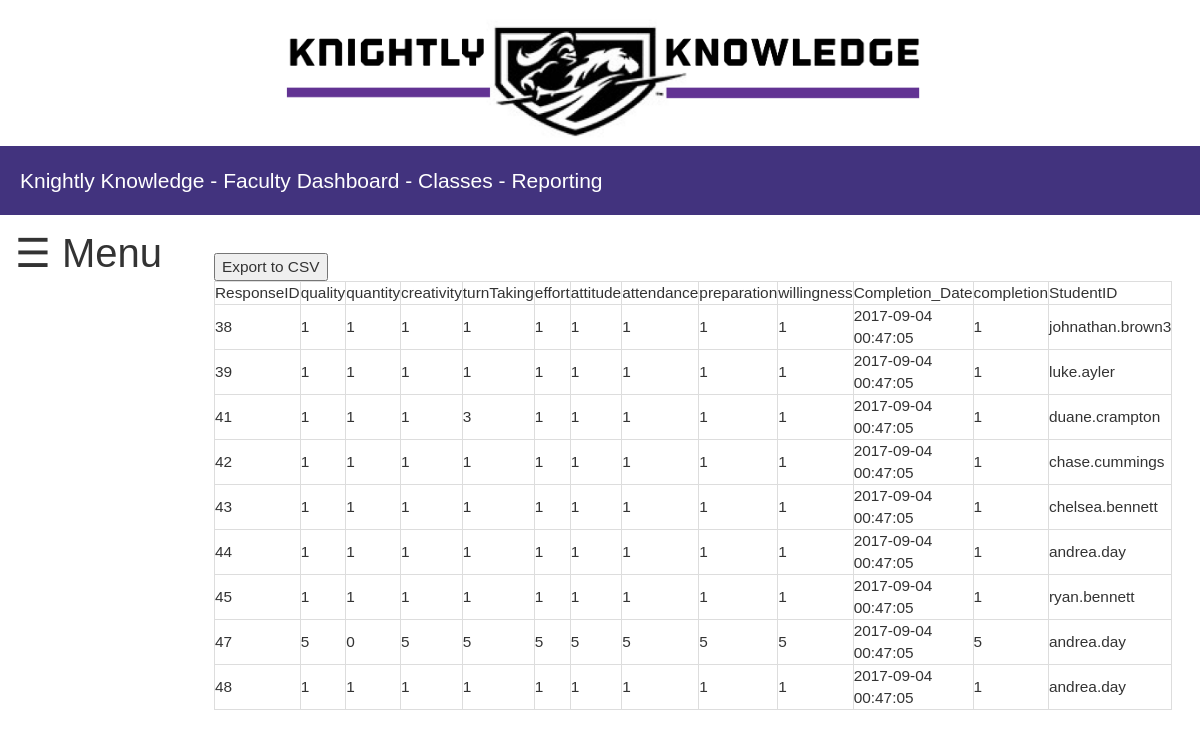
The page /_UnincorporatedFiles/classResults.php on the database its author committed.
### tables this page shows
CREATE TABLE `response` (
  `ResponseID` int(6) NOT NULL AUTO_INCREMENT,
  `quality` int(11) NOT NULL,
  `quantity` int(11) NOT NULL,
  `creativity` int(11) NOT NULL,
  `turnTaking` int(11) NOT NULL,
  `effort` int(11) NOT NULL,
  `attitude` int(11) NOT NULL,
  `attendance` int(11) NOT NULL,
  `preparation` int(11) NOT NULL,
  `willingness` int(11) NOT NULL,
  `Completion_Date` TIMESTAMP NOT NULL DEFAULT CURRENT_TIMESTAMP ON UPDATE CURRENT_TIMESTAMP, 
  `completion` int(11) NOT NULL,
  `StudentID` varchar(50) NOT NULL,
  PRIMARY KEY (ResponseID),
  FOREIGN KEY (StudentID) REFERENCES student(StudentID) ON DELETE CASCADE
);

### _UnincorporatedFiles/classResults.php (the view, shortened to what this page needs)
<!DOCTYPE html>
<html lang="en">
<head>
	<link rel="stylesheet" href="../_css/bootstrap.min.css" />
	<link href="style1.css" rel="stylesheet" />
</head>
<body>
	<header>
	<a href="facultyDashboard.php">
		<img class="logo" src="images/knight.jpg" alt="MGA Knight Logo" />
	</a>
	</header>
	<div id="purpleBar">
		<span class="lead">Knightly Knowledge - <a href="facultyDashboard.php" style="color: #FFFFFF">Faculty Dashboard</a>
		- <a href="classes.php" style="color: #FFFFFF">Classes</a>
		- <a href="reporting.php" style="color: #FFFFFF">Reporting</a></span>
	</div>
	<span class="pointer" onclick="openNav()">&#9776; Menu</span>
	<div class="wrapper">
		<div id="main">
		<?php
		$table = 'response';
		$result = mysql_query("SELECT * FROM {$table}");
		$fields_num = mysql_num_fields($result);
		echo "<table border='1'><tr>";
		for($i=0; $i<$fields_num; $i++)
		{
			$field = mysql_fetch_field($result);
			echo "<td>{$field->name}</td>";
		}
		echo "</tr>\n";
		while($row = mysql_fetch_row($result))
		{
			echo "<tr>";
			 foreach($row as $cell)
				echo "<td>$cell</td>";
			echo "</tr>\n";
		}
		?>
		<br>
		<form action="export.php" method="get">
		  <input type="submit" value="Export to CSV">
		</form>
		</div>
	</div>
</body>
</html>

### _css/style1.css (style rules this page uses)
body { text-align:center; font-family:Arial, Helvetica, sans-serif; background-color:#FFFFFF; margin: 0; }
#main { transition: margin-left .5s; padding: 16px; text-align: left; font-size:1.1em; }
.wrapper { width:75%; margin:0 auto ;max-width:960px; background-color:#FFFFFF; padding:0 4% }
.logo { margin-top: 0px; width: 60%; }
header { background-color: #FFFFFF; width: 100%; margin:0px auto; }
#purpleBar { background-color: #42337E; color: #FFFFFF; padding: 20px; text-align: left; transition: margin-left .5s; }
.pointer { font-size:40px; cursor: pointer; float: left; margin-left: 15px; margin-top: 10px; }
td, th { border: 1px solid #dddddd; }

### rows shown on the page
response: ResponseID "38", cell "1", Completion_Date "2017-09-04 00:47:05", StudentID "johnathan.brown3"
response: ResponseID "39", cell "1", Completion_Date "2017-09-04 00:47:05", StudentID "luke.ayler"
response: ResponseID "41", cell "1", turnTaking "3", Completion_Date "2017-09-04 00:47:05", StudentID "duane.crampton"
response: ResponseID "42", cell "1", Completion_Date "2017-09-04 00:47:05", StudentID "chase.cummings"
response: ResponseID "43", cell "1", Completion_Date "2017-09-04 00:47:05", StudentID "chelsea.bennett"
response: ResponseID "44", cell "1", Completion_Date "2017-09-04 00:47:05", StudentID "andrea.day"
response: ResponseID "45", cell "1", Completion_Date "2017-09-04 00:47:05", StudentID "ryan.bennett"
response: ResponseID "47", cell "5", quantity "0", Completion_Date "2017-09-04 00:47:05", StudentID "andrea.day"
response: ResponseID "48", cell "1", Completion_Date "2017-09-04 00:47:05", StudentID "andrea.day"

### other values the page prints
$field->name "ResponseID"
$field->name "quality"
$field->name "quantity"
$field->name "creativity"
$field->name "turnTaking"
$field->name "effort"
$field->name "attitude"
$field->name "attendance"
$field->name "preparation"
$field->name "willingness"
$field->name "Completion_Date"
$field->name "completion"
$field->name "StudentID"
